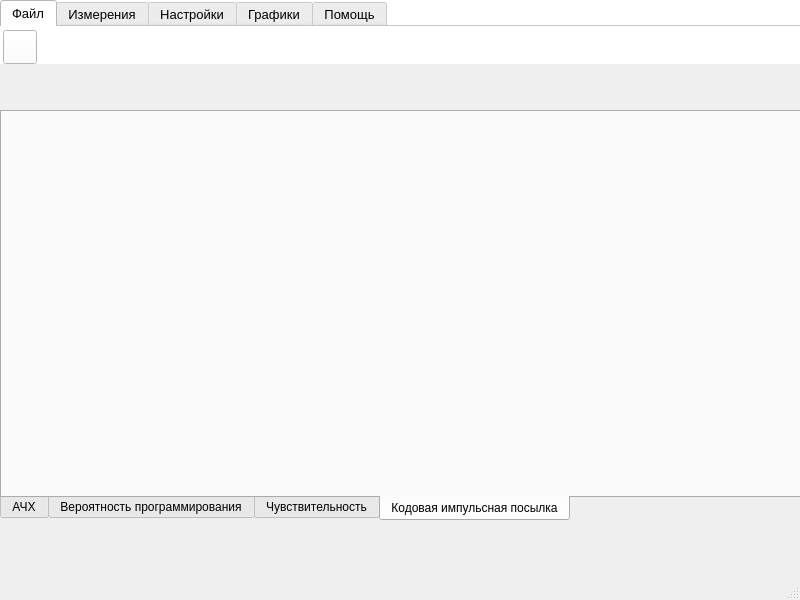
<?xml version="1.0" encoding="UTF-8"?>
<ui version="4.0">
 <class>MainWindow</class>
 <widget class="QMainWindow" name="MainWindow">
  <property name="geometry">
   <rect>
    <x>0</x>
    <y>0</y>
    <width>800</width>
    <height>600</height>
   </rect>
  </property>
  <property name="windowTitle">
   <string>ПИК-Ка</string>
  </property>
  <widget class="QWidget" name="centralwidget">
   <widget class="QTabWidget" name="tabWidget">
    <property name="geometry">
     <rect>
      <x>0</x>
      <y>0</y>
      <width>801</width>
      <height>64</height>
     </rect>
    </property>
    <property name="sizePolicy">
     <sizepolicy hsizetype="Preferred" vsizetype="Preferred">
      <horstretch>0</horstretch>
      <verstretch>0</verstretch>
     </sizepolicy>
    </property>
    <property name="sizeIncrement">
     <size>
      <width>0</width>
      <height>0</height>
     </size>
    </property>
    <property name="font">
     <font>
      <pointsize>10</pointsize>
      <kerning>true</kerning>
     </font>
    </property>
    <property name="cursor">
     <cursorShape>ArrowCursor</cursorShape>
    </property>
    <property name="mouseTracking">
     <bool>false</bool>
    </property>
    <property name="tabletTracking">
     <bool>false</bool>
    </property>
    <property name="focusPolicy">
     <enum>Qt::ClickFocus</enum>
    </property>
    <property name="contextMenuPolicy">
     <enum>Qt::DefaultContextMenu</enum>
    </property>
    <property name="acceptDrops">
     <bool>false</bool>
    </property>
    <property name="toolTip">
     <string/>
    </property>
    <property name="toolTipDuration">
     <number>0</number>
    </property>
    <property name="statusTip">
     <string/>
    </property>
    <property name="whatsThis">
     <string/>
    </property>
    <property name="layoutDirection">
     <enum>Qt::LeftToRight</enum>
    </property>
    <property name="autoFillBackground">
     <bool>false</bool>
    </property>
    <property name="styleSheet">
     <string notr="true">background-color: rgb(255, 255, 255);</string>
    </property>
    <property name="inputMethodHints">
     <set>Qt::ImhNone</set>
    </property>
    <property name="tabPosition">
     <enum>QTabWidget::North</enum>
    </property>
    <property name="tabShape">
     <enum>QTabWidget::Rounded</enum>
    </property>
    <property name="currentIndex">
     <number>0</number>
    </property>
    <property name="iconSize">
     <size>
      <width>30</width>
      <height>15</height>
     </size>
    </property>
    <property name="elideMode">
     <enum>Qt::ElideNone</enum>
    </property>
    <property name="usesScrollButtons">
     <bool>false</bool>
    </property>
    <property name="documentMode">
     <bool>true</bool>
    </property>
    <property name="tabsClosable">
     <bool>false</bool>
    </property>
    <property name="movable">
     <bool>false</bool>
    </property>
    <property name="tabBarAutoHide">
     <bool>false</bool>
    </property>
    <widget class="QWidget" name="fileTab">
     <property name="maximumSize">
      <size>
       <width>801</width>
       <height>48</height>
      </size>
     </property>
     <attribute name="title">
      <string notr="true">Файл</string>
     </attribute>
     <widget class="QPushButton" name="OpenFileButton">
      <property name="geometry">
       <rect>
        <x>3</x>
        <y>3</y>
        <width>34</width>
        <height>34</height>
       </rect>
      </property>
      <property name="palette">
       <palette>
        <active>
         <colorrole role="Base">
          <brush brushstyle="SolidPattern">
           <color alpha="255">
            <red>255</red>
            <green>255</green>
            <blue>255</blue>
           </color>
          </brush>
         </colorrole>
         <colorrole role="Window">
          <brush brushstyle="SolidPattern">
           <color alpha="255">
            <red>255</red>
            <green>255</green>
            <blue>255</blue>
           </color>
          </brush>
         </colorrole>
        </active>
        <inactive>
         <colorrole role="Base">
          <brush brushstyle="SolidPattern">
           <color alpha="255">
            <red>255</red>
            <green>255</green>
            <blue>255</blue>
           </color>
          </brush>
         </colorrole>
         <colorrole role="Window">
          <brush brushstyle="SolidPattern">
           <color alpha="255">
            <red>255</red>
            <green>255</green>
            <blue>255</blue>
           </color>
          </brush>
         </colorrole>
        </inactive>
        <disabled>
         <colorrole role="Base">
          <brush brushstyle="SolidPattern">
           <color alpha="255">
            <red>255</red>
            <green>255</green>
            <blue>255</blue>
           </color>
          </brush>
         </colorrole>
         <colorrole role="Window">
          <brush brushstyle="SolidPattern">
           <color alpha="255">
            <red>255</red>
            <green>255</green>
            <blue>255</blue>
           </color>
          </brush>
         </colorrole>
        </disabled>
       </palette>
      </property>
      <property name="text">
       <string/>
      </property>
      <property name="icon">
       <iconset>
        <normaloff>resurces/MainTab/NewFile.png</normaloff>resurces/MainTab/NewFile.png</iconset>
      </property>
      <property name="iconSize">
       <size>
        <width>30</width>
        <height>30</height>
       </size>
      </property>
     </widget>
    </widget>
    <widget class="QWidget" name="measurenceTab">
     <attribute name="title">
      <string>Измерения</string>
     </attribute>
    </widget>
    <widget class="QWidget" name="optionsTab">
     <attribute name="title">
      <string>Настройки</string>
     </attribute>
    </widget>
    <widget class="QWidget" name="chartsTab">
     <attribute name="title">
      <string>Графики</string>
     </attribute>
    </widget>
    <widget class="QWidget" name="helpTab">
     <attribute name="title">
      <string>Помощь</string>
     </attribute>
    </widget>
   </widget>
   <widget class="QTabWidget" name="chartsTabs">
    <property name="geometry">
     <rect>
      <x>0</x>
      <y>110</y>
      <width>801</width>
      <height>411</height>
     </rect>
    </property>
    <property name="sizePolicy">
     <sizepolicy hsizetype="Expanding" vsizetype="Expanding">
      <horstretch>11</horstretch>
      <verstretch>0</verstretch>
     </sizepolicy>
    </property>
    <property name="tabletTracking">
     <bool>false</bool>
    </property>
    <property name="contextMenuPolicy">
     <enum>Qt::NoContextMenu</enum>
    </property>
    <property name="layoutDirection">
     <enum>Qt::LeftToRight</enum>
    </property>
    <property name="tabPosition">
     <enum>QTabWidget::South</enum>
    </property>
    <property name="tabShape">
     <enum>QTabWidget::Rounded</enum>
    </property>
    <property name="currentIndex">
     <number>3</number>
    </property>
    <property name="iconSize">
     <size>
      <width>16</width>
      <height>16</height>
     </size>
    </property>
    <widget class="QWidget" name="frequencyResponceTab">
     <attribute name="title">
      <string>АЧХ</string>
     </attribute>
    </widget>
    <widget class="QWidget" name="probabilityOfProgrammingTab">
     <attribute name="title">
      <string>Вероятность программирования</string>
     </attribute>
    </widget>
    <widget class="QWidget" name="sensitivityTab">
     <attribute name="title">
      <string>Чувствительность</string>
     </attribute>
    </widget>
    <widget class="QWidget" name="parcelTab">
     <attribute name="title">
      <string>Кодовая импульсная посылка</string>
     </attribute>
    </widget>
   </widget>
  </widget>
  <widget class="QMenuBar" name="menubar">
   <property name="geometry">
    <rect>
     <x>0</x>
     <y>0</y>
     <width>800</width>
     <height>21</height>
    </rect>
   </property>
  </widget>
  <widget class="QStatusBar" name="statusbar"/>
 </widget>
 <resources/>
 <connections/>
</ui>
